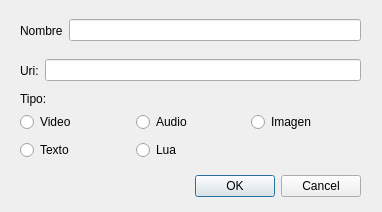
<?xml version="1.0" encoding="UTF-8"?>
<ui version="4.0">
 <class>UriConfig</class>
 <widget class="QDialog" name="UriConfig">
  <property name="geometry">
   <rect>
    <x>0</x>
    <y>0</y>
    <width>382</width>
    <height>212</height>
   </rect>
  </property>
  <property name="windowTitle">
   <string>Dialog</string>
  </property>
  <widget class="QDialogButtonBox" name="buttonBox">
   <property name="geometry">
    <rect>
     <x>20</x>
     <y>170</y>
     <width>341</width>
     <height>32</height>
    </rect>
   </property>
   <property name="orientation">
    <enum>Qt::Horizontal</enum>
   </property>
   <property name="standardButtons">
    <set>QDialogButtonBox::Cancel|QDialogButtonBox::Ok</set>
   </property>
  </widget>
  <widget class="QLabel" name="label_2">
   <property name="geometry">
    <rect>
     <x>20</x>
     <y>90</y>
     <width>67</width>
     <height>17</height>
    </rect>
   </property>
   <property name="text">
    <string>Tipo:</string>
   </property>
  </widget>
  <widget class="QWidget" name="horizontalLayoutWidget">
   <property name="geometry">
    <rect>
     <x>20</x>
     <y>50</y>
     <width>341</width>
     <height>41</height>
    </rect>
   </property>
   <layout class="QHBoxLayout" name="horizontalLayout">
    <item>
     <widget class="QLabel" name="label">
      <property name="text">
       <string>Uri:</string>
      </property>
     </widget>
    </item>
    <item>
     <widget class="QLineEdit" name="uri"/>
    </item>
   </layout>
  </widget>
  <widget class="QWidget" name="gridLayoutWidget">
   <property name="geometry">
    <rect>
     <x>20</x>
     <y>110</y>
     <width>341</width>
     <height>52</height>
    </rect>
   </property>
   <layout class="QGridLayout" name="gridLayout">
    <item row="0" column="0">
     <widget class="QRadioButton" name="videoRB">
      <property name="text">
       <string>Video</string>
      </property>
     </widget>
    </item>
    <item row="0" column="1">
     <widget class="QRadioButton" name="audioRB">
      <property name="text">
       <string>Audio</string>
      </property>
     </widget>
    </item>
    <item row="0" column="2">
     <widget class="QRadioButton" name="imagenRB">
      <property name="text">
       <string>Imagen</string>
      </property>
     </widget>
    </item>
    <item row="1" column="0">
     <widget class="QRadioButton" name="textoRB">
      <property name="text">
       <string>Texto</string>
      </property>
     </widget>
    </item>
    <item row="1" column="1">
     <widget class="QRadioButton" name="luaRB">
      <property name="text">
       <string>Lua</string>
      </property>
     </widget>
    </item>
   </layout>
  </widget>
  <widget class="QWidget" name="horizontalLayoutWidget_2">
   <property name="geometry">
    <rect>
     <x>20</x>
     <y>10</y>
     <width>341</width>
     <height>41</height>
    </rect>
   </property>
   <layout class="QHBoxLayout" name="horizontalLayout_2">
    <item>
     <widget class="QLabel" name="label_3">
      <property name="text">
       <string>Nombre</string>
      </property>
     </widget>
    </item>
    <item>
     <widget class="QLineEdit" name="name"/>
    </item>
   </layout>
  </widget>
 </widget>
 <resources/>
 <connections>
  <connection>
   <sender>buttonBox</sender>
   <signal>accepted()</signal>
   <receiver>UriConfig</receiver>
   <slot>accept()</slot>
   <hints>
    <hint type="sourcelabel">
     <x>248</x>
     <y>254</y>
    </hint>
    <hint type="destinationlabel">
     <x>157</x>
     <y>274</y>
    </hint>
   </hints>
  </connection>
  <connection>
   <sender>buttonBox</sender>
   <signal>rejected()</signal>
   <receiver>UriConfig</receiver>
   <slot>reject()</slot>
   <hints>
    <hint type="sourcelabel">
     <x>316</x>
     <y>260</y>
    </hint>
    <hint type="destinationlabel">
     <x>286</x>
     <y>274</y>
    </hint>
   </hints>
  </connection>
 </connections>
</ui>
